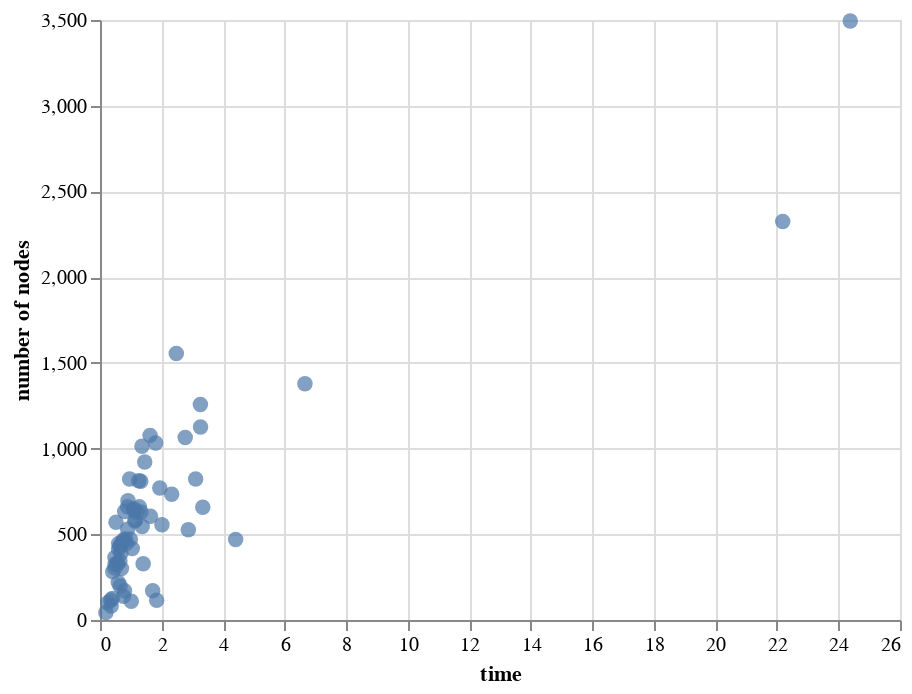

The code cell stored with this chart in its notebook:
### Code cell
times = []
node_nums = []
edge_nums = []

for entry in resultdict:
    if resultdict[entry] == {}: continue
    times.append(resultdict[entry]["time"])
    node_nums.append(resultdict[entry]["nodes"])
    edge_nums.append(resultdict[entry]["edges"])

source = pd.DataFrame({
    'time': times,
    'number of nodes': node_nums
})

alt.Chart(source).mark_circle(size=60).encode(
    x='time',
    y='number of nodes'
)

### Figure 1 — Vega-Lite specification as saved in the notebook (floating-point values rounded to 4 significant figures)
{"config": {"view": {"continuousWidth": 400, "continuousHeight": 300}}, "data": {"name": "data-63de91e91739e67e0da63837661c192c"}, "mark": {"type": "circle", "size": 60}, "encoding": {"x": {"field": "time", "type": "quantitative"}, "y": {"field": "number of nodes", "type": "quantitative"}}, "$schema": "https://vega.github.io/schema/vega-lite/v4.17.0.json", "datasets": {"data-63de91e91739e67e0da63837661c192c": [{"time": 1.627, "number of nodes": 1077}, {"time": 0.1911, "number of nodes": 43}, {"time": 2.013, "number of nodes": 556}, {"time": 0.6461, "number of nodes": 344}, {"time": 0.6456, "number of nodes": 430}, {"time": 0.4857, "number of nodes": 364}, {"time": 1.326, "number of nodes": 809}, {"time": 2.871, "number of nodes": 527}, {"time": 2.33, "number of nodes": 734}, {"time": 0.5204, "number of nodes": 570}, {"time": 1.194, "number of nodes": 629}, {"time": 0.6032, "number of nodes": 414}, {"time": 3.109, "number of nodes": 823}, {"time": 2.48, "number of nodes": 1555}, {"time": 0.2518, "number of nodes": 100}, {"time": 1.281, "number of nodes": 660}, {"time": 0.8038, "number of nodes": 633}, {"time": 1.098, "number of nodes": 649}, {"time": 0.608, "number of nodes": 446}, {"time": 3.268, "number of nodes": 1126}, {"time": 0.8988, "number of nodes": 529}, {"time": 0.7635, "number of nodes": 138}, {"time": 0.7251, "number of nodes": 453}, {"time": 0.3509, "number of nodes": 116}, {"time": 1.258, "number of nodes": 812}, {"time": 0.8976, "number of nodes": 660}, {"time": 1.016, "number of nodes": 109}, {"time": 0.404, "number of nodes": 126}, {"time": 0.9631, "number of nodes": 823}, {"time": 0.4902, "number of nodes": 324}, {"time": 0.5941, "number of nodes": 219}, {"time": 0.5721, "number of nodes": 326}, {"time": 22.19, "number of nodes": 2324}, {"time": 1.944, "number of nodes": 770}, {"time": 2.769, "number of nodes": 1064}, {"time": 24.38, "number of nodes": 3494}, {"time": 1.161, "number of nodes": 584}, {"time": 0.6646, "number of nodes": 432}, {"time": 3.262, "number of nodes": 1257}, {"time": 1.712, "number of nodes": 171}, {"time": 0.9106, "number of nodes": 696}, {"time": 0.3617, "number of nodes": 82}, {"time": 6.661, "number of nodes": 1378}, {"time": 0.7545, "number of nodes": 466}, {"time": 0.8641, "number of nodes": 448}, {"time": 4.408, "number of nodes": 470}, {"time": 1.104, "number of nodes": 640}, {"time": 1.841, "number of nodes": 115}, {"time": 1.365, "number of nodes": 1013}, {"time": 0.6838, "number of nodes": 390}, {"time": 3.34, "number of nodes": 658}, {"time": 1.127, "number of nodes": 577}, {"time": 1.453, "number of nodes": 922}, {"time": 0.4841, "number of nodes": 303}, {"time": 1.048, "number of nodes": 417}, {"time": 1.37, "number of nodes": 546}, {"time": 0.9858, "number of nodes": 471}, {"time": 1.331, "number of nodes": 630}, {"time": 0.5621, "number of nodes": 334}, {"time": 1.64, "number of nodes": 605}, {"time": 1.808, "number of nodes": 1033}, {"time": 0.7955, "number of nodes": 171}, {"time": 0.6545, "number of nodes": 199}, {"time": 0.4149, "number of nodes": 281}, {"time": 0.6969, "number of nodes": 300}, {"time": 1.403, "number of nodes": 328}, {"time": 0.8263, "number of nodes": 472}]}}
